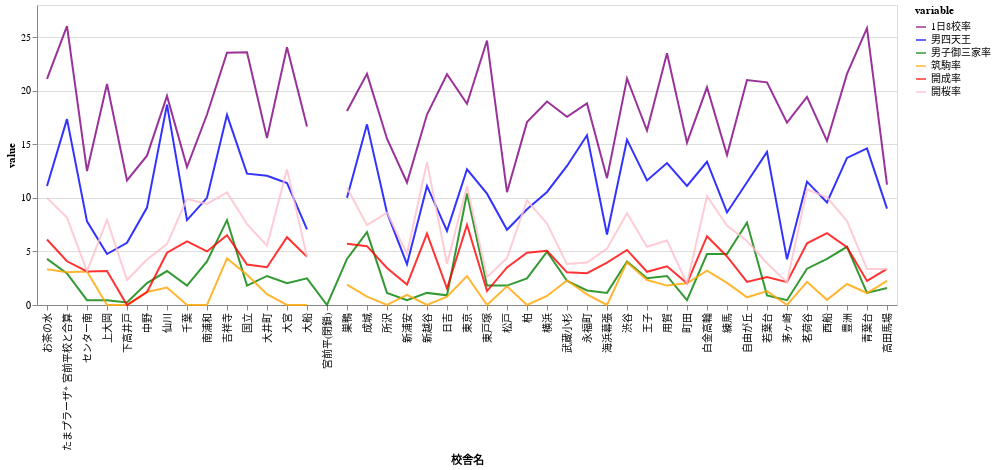

Here is the notebook cell this chart was saved with:
### Code cell
df_pass_rate_men = df_pass_rate_men.rename(columns={'実績入力以外の編集禁止':'校舎名'})
df_pass_rate_men = pd.melt(df_pass_rate_men, id_vars=['校舎名'])

chart2 = (
    alt.Chart(df_pass_rate_men)
    .mark_line(opacity=0.8)
    .encode(
        x='校舎名',
        y=alt.Y('value:Q', stack=None),
        color=alt.Color('variable', scale=alt.Scale(range=["purple", "blue", "green","orange", "red", "pink"]))
    )
)

chart2

### Figure 1 — Vega-Lite specification as saved in the notebook (floating-point values rounded to 4 significant figures; data arrays with more than 128 entries replaced by an {"elided": "..."} marker saying what was removed)
{"config": {"view": {"continuousWidth": 400, "continuousHeight": 300}}, "data": {"name": "data-28427fae0b46eb5d08ac07afd9830c33"}, "mark": {"type": "line", "opacity": 0.8}, "encoding": {"color": {"field": "variable", "scale": {"range": ["purple", "blue", "green", "orange", "red", "pink"]}, "type": "nominal"}, "x": {"field": "校舎名", "type": "nominal"}, "y": {"field": "value", "stack": null, "type": "quantitative"}}, "$schema": "https://vega.github.io/schema/vega-lite/v4.17.0.json", "datasets": {"data-28427fae0b46eb5d08ac07afd9830c33": {"elided": "258 records"}}}
